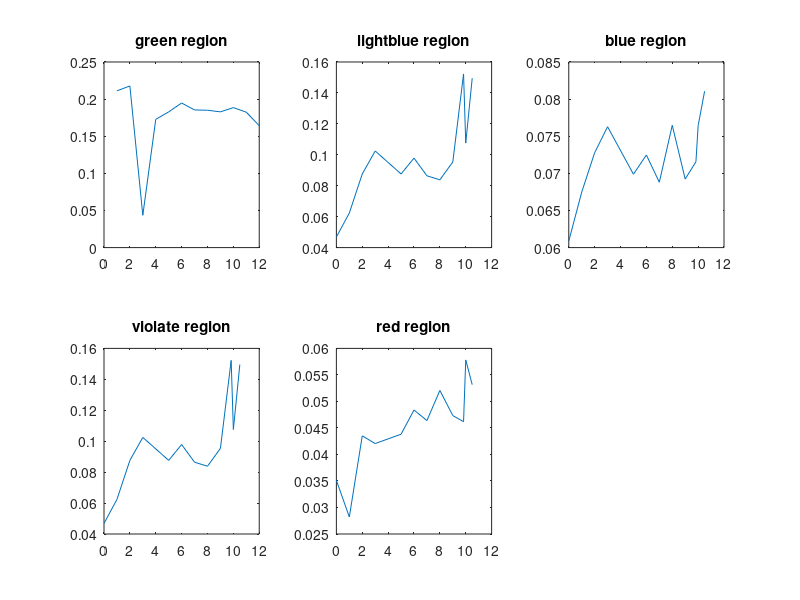

MATLAB code for this plot:
 clc;
 clear all;
 close all;
 i=0;
 
%	Aug 2015
i=i+1;
Black_pxl(i) =374186;
White_pxl(i) =100142;


% MyocardArea1 =1.0482e+05


Black_px2(i) = 445452;


White_px2(i) =28876;


% MyocardArea2 = 3.1078e+04


Black_px3(i) =457664;


White_px3(i) =16664;


% MyocardArea3 = 1.7663e+04


Black_px4(i) =442455;


White_px4(i) =31873;


% MyocardArea4 = 3.4304e+04


Black_px5(i) =452123;


White_px5(i) =22205;


% MyocardArea5 =2.3110e+04



% a.	Jan_16
i=i+1;
Black_pxl(i) = 370832;


White_pxl(i) = 103200;


Black_px2(i) = 444470;


White_px2(i) = 29562;



Black_px3(i) = 460661;


White_px3(i) = 13371;



Black_px4(i) = 442051;


White_px4(i) = 31981;





Black_px5(i) = 446038;


White_px5(i) = 27994;

 

% b.	July_2016
i=i+1;
Black_pxl(i) = 386979;


White_pxl(i) = 89037;


Black_px2(i) = 434326;


White_px2(i) = 41690;


Black_px3(i) = 455307;


White_px3(i) = 20709;

Black_px4(i) = 441374;


White_px4(i) = 34642;



Black_px5(i) = 441158;


White_px5(i) = 34858;


 

 


% 2.	Jan 2017
i=i+1;

Black_pxl(i) =411413;


White_pxl(i) = 85893;


% MyocardArea1 =8.9580e+04


Black_px2(i) = 459371;


White_px2(i) = 37935;


MyocardArea2(i) =4.0564e+04;


Black_px3(i) =446353;


White_px3(i) =50953;


% MyocardArea3 =5.2000e+04


Black_px4(i) = 455405;


White_px4(i) = 41901;


% MyocardArea4 =4.4753e+04


Black_px5(i) =476389;


White_px5(i) =20917;


% MyocardArea5 = 2.1985e+04
 
% c.	Jan_2018
i=i+1;

Black_pxl(i) = 420399;


White_pxl(i) = 94021;


Black_px2(i) = 469353;


White_px2(i) = 45067;


Black_px3(i) = 491881;


White_px3(i) = 22539;


Black_px4(i) = 474399;


White_px4(i) = 40021;




Black_px5(i) = 478472;


White_px5(i) = 35948;



 

% d.	July_2018
i=i+1;
Black_pxl(i) =392083;


White_pxl(i) = 94832;





Black_px2(i) = 439272;


White_px2(i) = 47643;


Black_px3(i) = 463359;


White_px3(i) = 23556;




Black_px4(i) = 452033;


White_px4(i) = 34882;




Black_px5(i)= 451626;


White_px5(i) =35289;

 




% 3.	Jan 2019
i=i+1;
 
Black_pxl(i) =412208;


White_pxl(i) = 93815;


MyocardArea1(i) =9.7714e+04;


Black_px2(i) =462293;


White_px2(i) =43730;

% 
% MyocardArea2 =
% 
%    4.4751e+04


Black_px3(i) = 482548;


White_px3(i) = 23475;

% 
% MyocardArea3 =
% 
%    2.4582e+04
% 

Black_px4(i) = 468573;


White_px4(i) =37450;

% 
% MyocardArea4 =
% 
%    3.9885e+04
% 

Black_px5(i) =471206;


White_px5(i) = 34817;



% e.	July_2019
i=i+1;

Black_pxl(i) = 389440;


White_pxl(i) = 88408;



Black_px2(i) = 437794;


White_px2(i) = 40054;




Black_px3(i) = 452965;


White_px3(i) =24883;



Black_px4(i) = 441306;


White_px4(i) = 36542;



Black_px5(i) =440484;


White_px5(i) = 37364;



 % 4.	Jan 2020
i=i+1
 
Black_pxl(i) =  400256;


White_pxl(i) = 89554


% MyocardArea1 =
% 
%    9.3273e+04
% 

Black_px2(i) =443098;


White_px2(i)= 46712;

Black_px3(i) =451143;


White_px3(i) =38667;

Black_px4(i)=455899;


White_px4(i) = 33911;




Black_px5(i) = 466626;


White_px5(i) = 23184;


% % 5.	June 2020
 i=i+1;
Black_pxl(i) =527743;


White_pxl(i) = 48897;



Black_px2(i) = 488838;


White_px2(i) = 87802;


Black_px3(i) = 550011;


White_px3(i) = 26629;

Black_px4(i) = 467909;


White_px4(i) = 108731;


Black_px5(i) = 535374;


White_px5(i) = 41266;
% 
% 
% 6.	July 2020
i=i+1;

Black_pxl(i) = 540817;


White_pxl(i) = 53503;

Black_px2(i) = 530397;


White_px2(i) = 63923;



Black_px3(i) = 485925;


White_px3(i) = 108395;





Black_px4(i) = 548904;


White_px4(i) =45416;

Black_px5(i) = 559953;


White_px5(i) = 34367;



 
% 7.	Oct 2020
 
i=i+1;
Black_pxl(i) = 501181;


White_pxl(i) = 98493;

Black_px2(i) =510000;


White_px2(i) =89674;


Black_px3(i) = 567797;


White_px3(i) = 31877;


Black_px4(i) = 551065;


White_px4(i) = 48609;


Black_px5(i) = 543114;


White_px5(i) = 56560;
B=[0 1 2 3 5 6 7 8 9 9.83 10 10.5];

For_green=[White_pxl(1)/(White_pxl(1)+Black_pxl(1));
    White_pxl(2)/(White_pxl(2)+Black_pxl(2));
    White_px3(3)/(White_px3(3)+Black_px3(3));
    White_pxl(4)/(White_pxl(4)+Black_pxl(4));
    White_pxl(5)/(White_pxl(5)+Black_pxl(5));
    White_pxl(6)/(White_pxl(6)+Black_pxl(6));
    White_pxl(7)/(White_pxl(7)+Black_pxl(7));
White_pxl(8)/(White_pxl(8)+Black_pxl(8));
White_pxl(9)/(White_pxl(9)+Black_pxl(9));
White_px4(10)/(White_px4(10)+Black_px4(10));
White_px3(11)/(White_px3(11)+Black_px3(11));
White_pxl(12)/(White_pxl(12)+Black_pxl(12))];

For_lightblue=[White_px5(1)/(White_px5(1)+Black_px5(1));
White_px2(2)/(White_px2(2)+Black_px2(2));
White_px2(3)/(White_px2(3)+Black_px2(3));
White_px3(4)/(White_px3(4)+Black_px3(4));
White_px2(5)/(White_px2(5)+Black_px2(5));
White_px2(6)/(White_px2(6)+Black_px2(6));
White_px2(7)/(White_px2(7)+Black_px2(7));
White_px2(8)/(White_px2(8)+Black_px2(8));
White_px2(9)/(White_px2(9)+Black_px2(9));
White_px2(10)/(White_px2(10)+Black_px2(10));
White_px2(11)/(White_px2(11)+Black_px2(11));
White_px2(12)/(White_px2(12)+Black_px2(12))]

For_red=[White_px3(1)/(White_px3(1)+Black_px3(1));
    White_px3(2)/(White_px3(2)+Black_px3(2));
    White_px3(3)/(White_px3(3)+Black_px3(3));
    White_px5(4)/(White_px5(4)+Black_px5(4));
    White_px3(5)/(White_px3(5)+Black_px3(5));
    White_px3(6)/(White_px3(6)+Black_px3(6));
    White_px3(7)/(White_px3(7)+Black_px3(7));
    White_px3(8)/(White_px3(8)+Black_px3(8));
    White_px5(9)/(White_px5(9)+Black_px5(9));
    White_px3(10)/(White_px3(10)+Black_px3(10));
    White_px5(11)/(White_px5(11)+Black_px5(11));
    White_px3(12)/(White_px3(12)+Black_px3(12))];

For_blue=[White_px2(1)/(White_px2(1)+Black_px2(1));
    White_px4(2)/(White_px4(2)+Black_px4(2));
    White_px4(3)/(White_px4(3)+Black_px4(3));
    White_px2(4)/(White_px2(4)+Black_px2(4));
    White_px5(5)/(White_px5(5)+Black_px5(5));
    White_px5(6)/(White_px5(6)+Black_px5(6));
    White_px5(7)/(White_px5(7)+Black_px5(7));
    White_px4(8)/(White_px4(8)+Black_px4(8));
    White_px4(9)/(White_px4(9)+Black_px4(9));
    White_px5(10)/(White_px5(10)+Black_px5(10));
    White_px4(11)/(White_px4(11)+Black_px4(11));
    White_px4(12)/(White_px4(12)+Black_px4(12))];

For_violate=[White_px4(1)/(White_px4(1)+Black_px4(1));
    White_px5(2)/(White_px5(2)+Black_px5(2));
    White_px5(3)/(White_px5(3)+Black_px5(3));
    White_px4(4)/(White_px4(4)+Black_px4(4));
    White_px4(5)/(White_px4(5)+Black_px4(5));
    White_px4(6)/(White_px4(6)+Black_px4(6));
    White_px4(7)/(White_px4(7)+Black_px4(7));
    White_px5(8)/(White_px5(8)+Black_px5(8));
    White_px3(9)/(White_px3(9)+Black_px3(9));
    White_pxl(10)/(White_pxl(10)+Black_pxl(10));
    White_pxl(11)/(White_pxl(11)+Black_pxl(11));
    White_px5(12)/(White_px5(12)+Black_px5(12))];



subplot(2,3,1)
plot(For_green);
title('green region')

subplot(2,3,2)
plot(B,For_lightblue);
title('lightblue region')

subplot(2,3,3)
plot(B,For_blue);
title('blue region')

subplot(2,3,4)
plot(B,For_lightblue);
title('violate region')

subplot(2,3,5)
plot(B,For_red);
title('red region')


